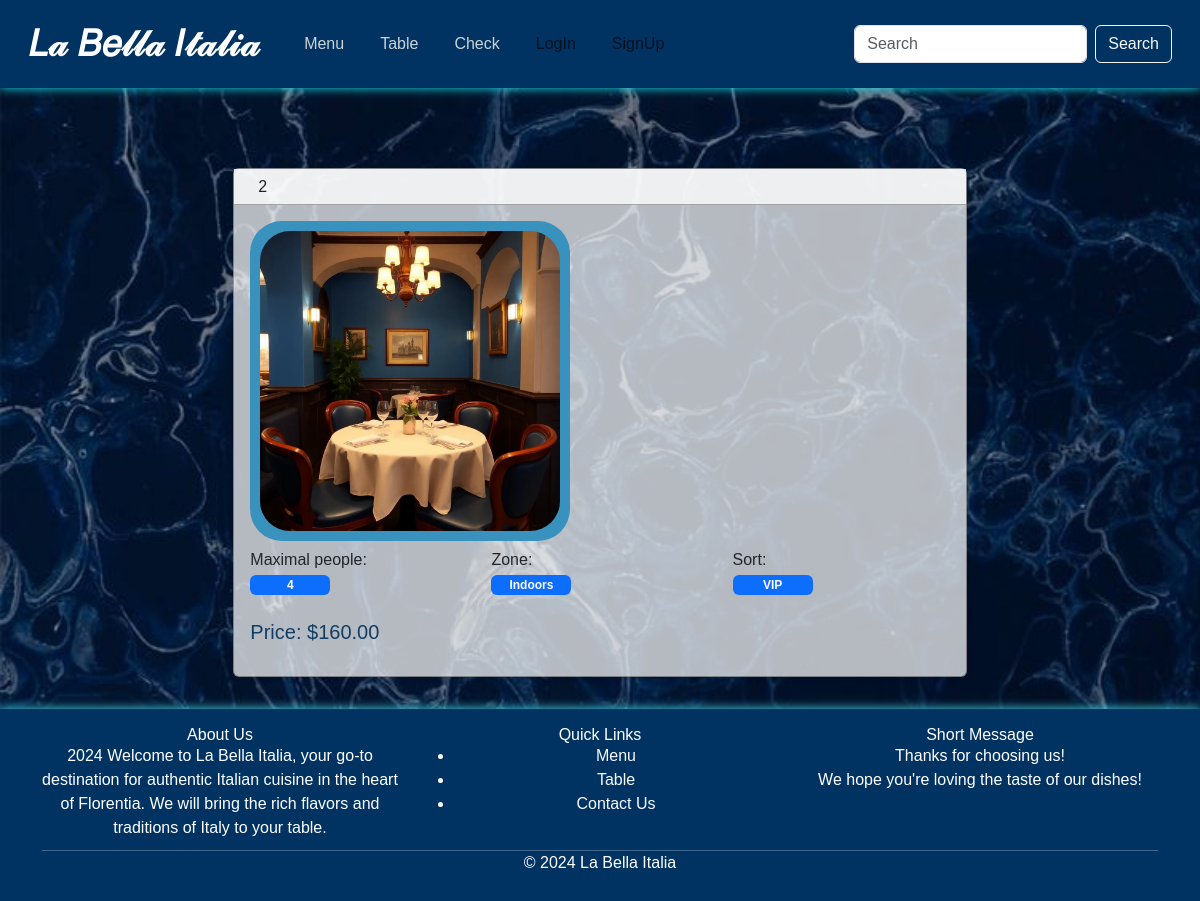
The page /tables/2/ on the database its author committed.
### project/models.py (models this page shows)
class Table(models.Model):
    ZONE = [
        ("Indoors", "indoors"),
        ("Outdoors", "outdoors")
    ]
    SORT = [
        ("VIP", "vip"),
        ("General", "general"),
        ("Appointment", "appointment")
    ]
    name = models.CharField(max_length=255)
    number_of_people = models.IntegerField()
    zone = models.CharField(max_length=10, choices=ZONE)
    sort = models.CharField(max_length=20, choices=SORT)
    image = models.ImageField(upload_to= "table_img/", blank = True, null = True)

class TablePrice(models.Model):
    table = models.ForeignKey(Table, on_delete=models.CASCADE)
    price = models.DecimalField(max_digits=10, decimal_places=2)
    date = models.DateTimeField(auto_now_add=False)

### project/views.py (the view)
# urls.py: path('tables/<int:pk>/', TableDetailView.as_view(), name='table-detail'),
class TableDetailView(DetailView):
    model = Table
    template_name = "table/table_detail.html"
    context_object_name = 'table'
    def get_context_data(self, **kwargs):
        context = super().get_context_data(**kwargs)
        table = self.object
        latest_price = TablePrice.objects.filter(table=table).order_by('-date').first()
        context['latest_price'] = latest_price
        return context

### templates/table/table_detail.html (shortened to what this page needs)
{% extends 'base.html' %}
{% load custom_filters %}
{% load static %}
{% block content %}
    <div class="container mt-5">
        <div class="row justify-content-center">
            <div class="col-md-8">
                <div class="card shadow-sm">
                    <div class="card-header bg-white">
                        <h2 class="mb-0">{{ table.name }}</h2>
                    </div>
                    <div class="card-body">
                        <div class="image-container">
                            {% if table.image %}
                                <img src="{{ table.image.url }}" alt="Table image" class='image'>
                            {% endif %}
                        </div>
                        <div class="row mb-3">
                            <div class="col-md-4">
                                <p class="mb-0">Maximal people:</p>
                                <span style="width: 5rem;"
                                    {% if table.number_of_people %} class="badge text-bg-primary" {% endif %}
                                    >{{ table.number_of_people }}</span>
                            </div>
                            <div class="col-md-4">
                                <p class="mb-0">Zone:</p>
                                <span style="width: 5rem;"
                                    {% if table.zone == 'Indoors' %} class="badge text-bg-primary" {% endif %}
                                    >{{ table.zone }}</span>
                            </div>
                            <div class="col-md-4">
                                <p class="mb-0">Sort:</p>
                                <span style="width: 5rem;"
                                    {% if table.sort == 'VIP' %} class="badge text-bg-primary" {% endif %}
                                    >{{ table.sort }}</span>
                            </div>
                            <div class="col-md-4">
                                <br>
                                {% if latest_price %}
                                    <h5 class="card-text" style="color: #123E65;">Price: ${{ latest_price.price }}</h5>
                                {% else %}
                                    <h5 class="card-text" style="color: #123E65;">Price: Not available</h5>
                                {% endif %}
                            </div>
                            <br>
                        </div>
                    </div>
                </div>
            </div>
            </div>
        </div>
{% endblock %}

### rows shown on the page
Table: name "2", image (picture), number_of_people "4", zone "Indoors", sort "VIP"
TablePrice: price "160.00"
